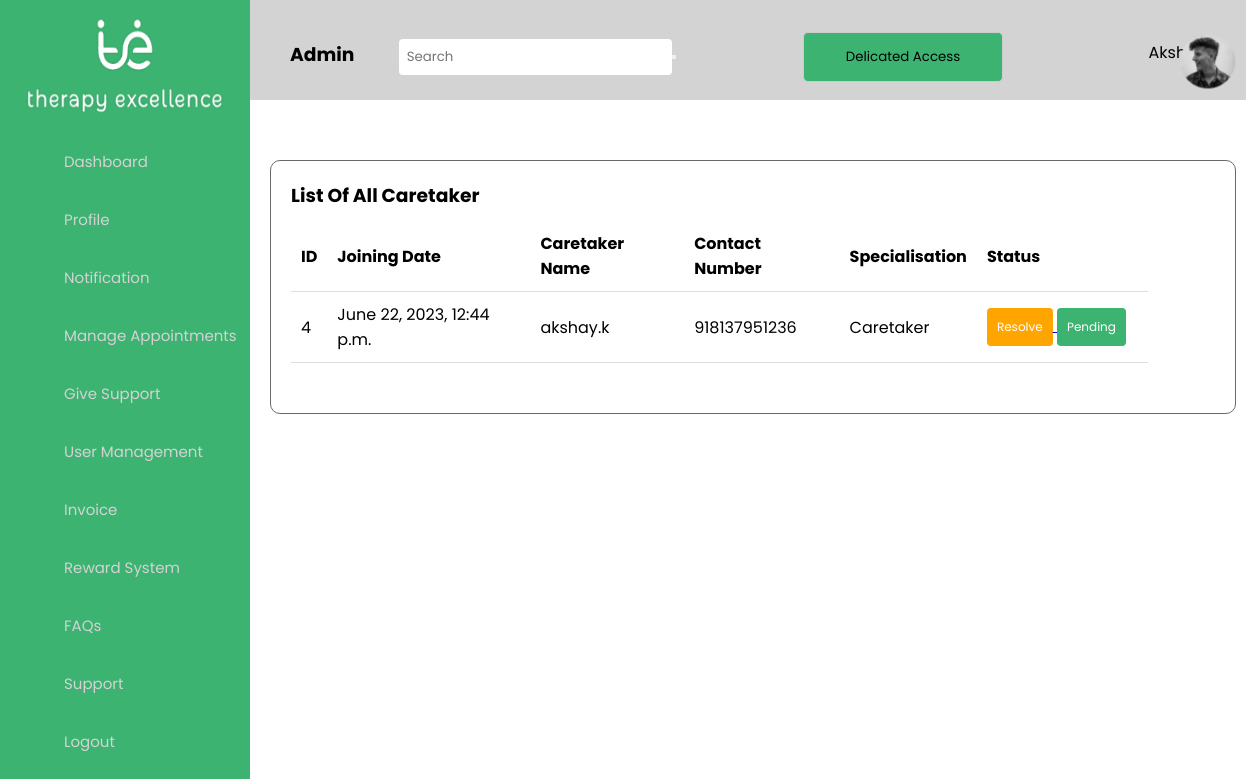
The page /adcaretakerlist on the database its author committed.
### caretaker/models.py (models this page shows, shortened)
class Caretaker_Profile(models.Model):
    ID=models.AutoField(primary_key=True,blank=True,unique=True)
    First_Name=models.CharField(max_length=42)
    Last_Name=models.CharField(max_length=42)
    Username= models.CharField(max_length=42)
    Email= models.EmailField()
    Phone_Number=models.IntegerField(default=0)
    Password= models.CharField(max_length=42)
    Confirm_Password= models.CharField(max_length=42)
    otp=models.CharField(max_length=6, blank=True, null=True,editable=False)
    token=models.CharField(max_length=10,blank=True,null=True,editable=True)
    uid = models.CharField(max_length=4, unique=True, editable=False)
    joining_date = models.DateTimeField(auto_now_add=True)

### caretaker/views.py (the view)
# urls.py: path(r'adcaretakerlist',caretakergivesupportListing.as_view(),name='adcaretakerlist'),
class caretakergivesupportListing(View):
    template_name = 'adcaretakerlist.html'
    def get(self,request):
        cust_obj = Caretaker_Profile.objects.all()
        context = {
        'adcaretakerlist':cust_obj
        }
        return render(request,self.template_name,context)

### templates/adcaretakerlist.html (shortened to what this page needs)
{% load static %}
<!DOCTYPE html>
<html lang="en">
<head>
     <link rel="stylesheet" href="{% static 'css/Appointments.css' %} ">
    <link rel="stylesheet" href="{% static 'css/sidebar.css' %}" >
    <link href="https://unpkg.com/boxicons@2.0.7/css/boxicons.min.css" rel="stylesheet" />
    <link rel="stylesheet" href="https://cdnjs.cloudflare.com/ajax/libs/normalize/5.0.0/normalize.min.css">
    <link rel="stylesheet" href="{% static 'css/list1.css' %}" >
</head>
<body>
<div class="sidebar">
        <img src="static/img/images/logo_2.png" alt="Side Navigation Image">
      <ul class="nav-list">
        <li>
          <a href="adminhome">
           <i><iconify-icon icon="material-symbols:dashboard"></iconify-icon></i>
            <span class="links_name">Dashboard</span>
          </a>
        </li>
        <li>
          <a href="adprofile">
           <i><iconify-icon icon="iconamoon:profile-duotone"></iconify-icon></i>
            <span class="links_name">Profile</span>
          </a>
        </li>
        <li>
          <a href="adnotification">
             <i><iconify-icon icon="iconamoon:notification-duotone"></iconify-icon></i>
            <span class="links_name">Notification</span>
          </a>
        </li>
        <li>
          <ul>
          <li class="section">
              <a href="#"><i><iconify-icon icon="uil:calender"></iconify-icon></i>
                  <span class="links_name">Manage Appointments</span>
              </a>
          </li>
        </ul>
          <ul>
          <li class="section">
              <a href="#"><i><iconify-icon icon="healthicons:wold-care"></i>
                  <span class="links_name">Give Support</span>
              </a>
          </li>
          <ul>
          <li class="section">
              <a href="#"><i><iconify-icon icon="fa-solid:users"></i>
                  <span class="links_name">User Management</span>
              </a>
          </li>
              </ul>
          </li>
        <li>
            <a href="adinvoice"><i><iconify-icon icon="la:file-invoice"></i>
            <span class="links_name">Invoice</span>
          </a>
        </li>
        <li>
          <a href="adrewardsystem"><i><iconify-icon icon="fluent:reward-12-filled"></i>
            <span class="links_name">Reward System</span>
          </a>
        </li>
        <li>
            <a href="adfaq"><i><iconify-icon icon="streamline:interface-help-question-circle-circle-faq-frame-help-info-mark-more-query-question"></i>
            <span class="links_name">FAQs</span>
          </a>
        </li>
        <li>
            <a href="adsupport"><i><iconify-icon icon="bx:headphone"></i>
            <span class="links_name">Support</span>
          </a>
        </li>
        <li>
          <a href="logout">
            <i><iconify-icon icon="material-symbols:logout"></i>
            <span class="links_name">Logout</span>
          </a>
        </li>
      </ul>
    </div>
    <section class="home-section">
  <nav>
    <ul>
      <li><h3><a href="#">Admin</a></li></h3>
       <li class="search-bar">
        <form>
          <input type="text" placeholder="Search">
          <button type="submit"></button>
        </form>
      </li>
      <li>
          <button class="my-button1">Delicated Access</button>
      </li>
      <img src="static/img/images/Ellipse_1.png">
       <li class="right">
  <a href="#">Akshay</a>
</li>
    </ul>
  </nav>
   <div class="container">
        <div class="profile-card">
          <h3 > List Of All Caretaker</h3>
<div class="account-info">
                    <div class="data">
                        <div class="important-data">
                            <section class="data-item">
                <table >
                    <thead>
                        <div> <form action="adcaretakerlist" method="POST">
    <div>
         <table class="table">
            <thead>
            <tr>
            <th><span>ID</span></th>
            <th><span>Joining Date</span></th>
            <th><span>Caretaker Name</span></th>
            <th><span>Contact Number</span></th>
            <th><span>Specialisation</span></th>
            <th><span>Status</span></th>
    </tr>
</thead>
 {% for item in adcaretakerlist %}
<tbody>
    <tr>
        <td>{{item.ID}}</td>
        <td>{{item.joining_date}}</td>
        <td>{{item.First_Name}}.{{item.Last_Name}}</td>
        <td>{{item.Phone_Number}}</td>
        <td>Caretaker</td>
                 <td style="width: 20%;">
                                 <a href="#">
                                    <button type="submit" class="my-button orange-button">Resolve</button>
                                </a>
                                <a href="#">
                                    <button type="submit" class="my-button green-button">Pending</button>
                                </a>
                            </td>
                </tr>
            </tbody>
                {% endfor %}
        </table>
    </div>
    </section>
</body>
</html>

### static/css/Appointments.css (style rules this page uses)
html { box-sizing: border-box; font-family: Arial, Helvetica, sans-serif; }
body { background-image: url(/images/banner.jpg); background-size: cover; }
.profile-card h3 { padding: 10px; }
.container { height: auto; backdrop-filter: blur(20px); display: flex; justify-content: center; align-items: center; margin-top: 60px; margin-right: 10px; }
.profile-card { width: 1100px; height: auto; background-color: white; border-radius: 10px; border: 1px solid dimgray; padding: 10px; margin-left: 20px; display: grid; grid-template-rows: 10px auto; }
.account-info { display: grid; padding: 10px; margin-top:10px; margin-bottom: 10px; margin-left:-30px; margin-right: 0px; }
.data { flex-direction: column; justify-content: space-between; color: var(--secondary-color); padding: 20px; text-align: center; border: 1px solid var(--border-color); border-radius: 10px; margin-left: 10px; }
.important-data { display: flex; justify-content: space-between; align-items: center; }

### static/css/sidebar.css (style rules this page uses)
* { margin: 0; padding: 0; box-sizing: border-box; font-family: "Poppins" , sans-serif; }
.sidebar { position: fixed; left: 0; top: 0; height: 150vh; width: 250px; background: rgb(60, 179, 113); padding: 6px 14px; z-index: 99; overflow-y: scroll; }
.sidebar img { display: block; margin: 10px auto; width: 200px; height: 100px; }
.sidebar i { color: #fff; height: 60px; min-width: 50px; font-size: 25px; text-align: center; line-height: 60px; }
.sidebar .nav-list { margin-top: 20px; height: 100%; }
.sidebar li { position: relative; margin: 8px 0; list-style: none; }
.sidebar li a { display: flex; height: 101%; width: 101%; border-radius: 12px; align-items: center; text-decoration: none; transition: all 0.4s ease; background:; }
.sidebar li a .links_name { color: lightgrey; font-size: 15px; font-weight: 400; white-space: nowrap; }
.sidebar li i { height: 50px; line-height: 50px; font-size: 18px; border-radius: 12px; }
.home-section { position: relative; background:white; min-height: 100vh; top: 0; left: 250px; width: calc(100% - 250px); transition: all 0.5s ease; z-index: 2; }
nav { background-color: lightgrey; height: 100px; }
nav ul { list-style-type: none; margin: 0; padding: 0; }
nav ul li { display: inline-block; }
nav ul li.right { float: right; }
nav ul li a { display: block; padding: 40px; color: black; text-decoration: none; }
nav ul li.search-bar { margin-left: auto; width: 400px; }
nav form { display: flex; align-items: center; }
nav input[type="text"] { padding: 8px; border: none; border-radius: 4px; }
nav img { transform: translate(315%, 50%); }
.my-button1 { width: 200px; padding: 5px; height: 50px; background-color: rgb(60, 179, 113); border: 1px solid #ccc; border-radius: 5px; }

### static/css/list1.css (style rules this page uses)
table { border-collapse: collapse; width: 100%; }
th, td { padding: 10px; text-align: left; border-bottom: 1px solid #ddd; }
th { background-color:; }
.my-button { display: inline-block; padding: 10px 10px; font-size: 12px; text-align: center; text-decoration: none; border: none; border-radius: 4px; cursor: pointer; transition: background-color 0.3s ease; }
.green-button { background-color: MediumSeaGreen; color: #fff; }
.orange-button { background-color: orange; color: #fff; }

### rows shown on the page
Caretaker_Profile: ID "4", joining_date "June 22, 2023, 12:44 p.m.", First_Name "akshay", Last_Name "k", Phone_Number "918137951236"
